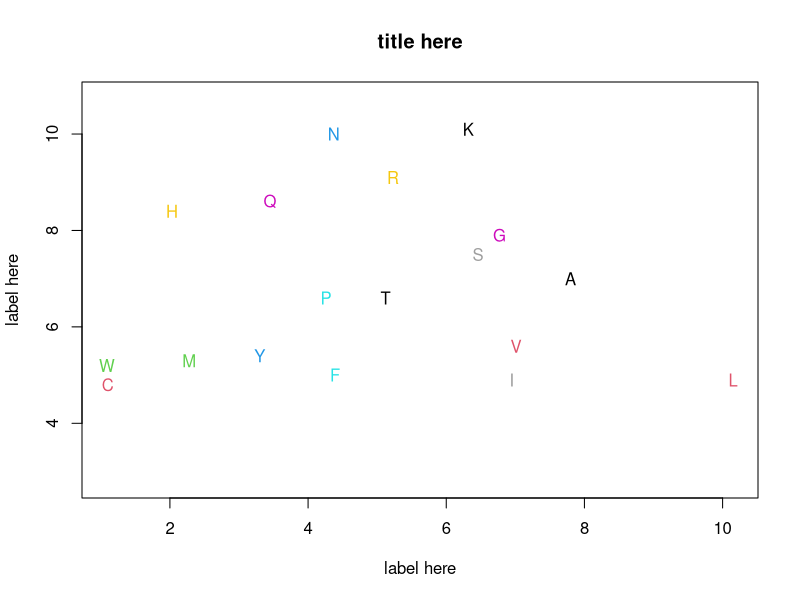
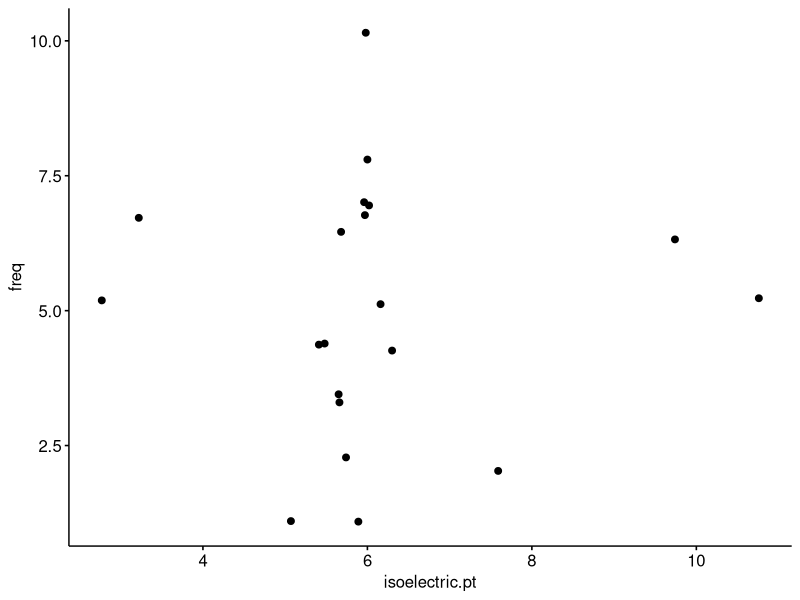

R code for these plots, in order:
## ---- chunk 1
knitr::opts_chunk$set(echo = TRUE, eval = FALSE)
## ---- chunk 2
# install.packages("ggplot2")
# install.packages("ggpubr")
## ---- chunk 3
library(ggplot2)
library(ggpubr)
## ---- chunk 4
aa        <-c('A','C','D','E','F','G','H','I','K','L','M','N','P','Q','R','S','T','V','W','Y')
MW.da     <-c(89,121,133,146,165,75,155,131,146,131,149,132,115,147,174,105,119,117,204,181)
volume    <-c(67,86,91,109,135,48,118,124,135,124,124,96,90,
              114,148,73,93,105,163,141)
bulkiness <-c(11.5,13.46,11.68,13.57,19.8,3.4,13.69,21.4,
              15.71,21.4,16.25,12.28,17.43,
              14.45,14.28,9.47,15.77,21.57,21.67,18.03)
polarity  <-c(0,1.48,49.7,49.9,0.35,0,51.6,0.13,49.5,0.13,
              1.43,3.38,1.58,3.53,52,1.67,1.66,0.13,2.1,1.61)
isoelectric.pt <-c(6,5.07,2.77,3.22,5.48,5.97,7.59,6.02,9.74,5.98,
                   5.74,5.41,6.3,5.65,10.76,5.68,6.16,5.96,5.89,5.66)
hydrophobe.34 <-c(1.8,2.5,-3.5,-3.5,2.8,-0.4,-3.2,4.5,-3.9,3.8,1.9,
                  -3.5,-1.6,-3.5,-4.5,-0.8,-0.7,4.2,-0.9,-1.3)
hydrophobe.35 <-c(1.6,2,-9.2,-8.2,3.7,1,-3,3.1,-8.8,2.8,3.4,-4.8,
                  -0.2,-4.1,-12.3,0.6,1.2,2.6,1.9,-0.7)
saaH2O       <-c(113,140,151,183,218,85,194,182,211,180,204,158,
                 143,189,241,122,146,160,259,229)
faal.fold    <-c(0.74,0.91,0.62,0.62,0.88,0.72,0.78,0.88,0.52,
                 0.85,0.85,0.63,0.64,0.62,0.64,0.66,0.7,0.86,0.85,0.76)
polar.req    <-c(7,4.8,13,12.5,5,7.9,8.4,4.9,10.1,4.9,5.3,10,
                 6.6,8.6,9.1,7.5,6.6,5.6,5.2,5.4)
freq        <-c(7.8,1.1,5.19,6.72,4.39,6.77,2.03,6.95,6.32,
                10.15,2.28,4.37,4.26,3.45,5.23,6.46,5.12,7.01,1.09,3.3)
charge<-c('un','un','neg','neg','un','un','pos','un','pos',
          'un','un','un','un','un','pos','un','un','un','un','un')
hydropathy<-c('hydrophobic','hydrophobic','hydrophilic','
              hydrophilic','hydrophobic','neutral','neutral','hydrophobic','hydrophilic','hydrophobic','hydrophobic','hydrophilic','neutral',
              'hydrophilic','hydrophilic','neutral','neutral',
              'hydrophobic','hydrophobic','neutral')
volume.cat<-c('verysmall','small','small','medium',
              'verylarge','verysmall','medium','large','large',
              'large','large','small','small','medium','large','verysmall','small','medium','verylarge','verylarge')
polarity.cat<-c('nonpolar','nonpolar','polar','polar',
                'nonpolar','nonpolar','polar','nonpolar',
                'polar','nonpolar','nonpolar','polar','nonpolar','polar',
                'polar','polar','polar','nonpolar','nonpolar','polar')
chemical<-c('aliphatic','sulfur','acidic','acidic','aromatic',
            'aliphatic','basic','aliphatic','basic','aliphatic','sulfur',
            'amide','aliphatic','amide','basic','hydroxyl','hydroxyl',
            'aliphatic','aromatic','aromatic')

aa_dat <- data.frame(aa,MW.da,volume,bulkiness,
polarity,isoelectric.pt,hydrophobe.34,hydrophobe.35,
saaH2O,faal.fold, polar.req,freq,charge,hydropathy,volume.cat,polarity.cat,chemical)

## ---- chunk 5
plot(isoelectric.pt  ~ freq, data = aa_dat,
     xlab = "label here",
     ylab = "label here",
     main = "title here",
     col = 0)
text(polar.req ~ freq, 
     labels = aa, 
     data = aa_dat, 
     col = 1:20)
## ---- chunk 6
ggpubr::ggscatter(x = "isoelectric.pt",
                  y = "freq",
                  data = aa_dat)
